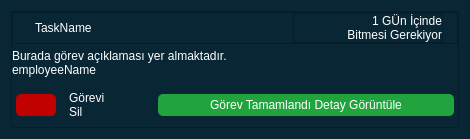
<?xml version="1.0" encoding="UTF-8"?>
<ui version="4.0">
 <class>DoneWidget</class>
 <widget class="QWidget" name="DoneWidget">
  <property name="geometry">
   <rect>
    <x>0</x>
    <y>0</y>
    <width>470</width>
    <height>139</height>
   </rect>
  </property>
  <property name="maximumSize">
   <size>
    <width>742</width>
    <height>140</height>
   </size>
  </property>
  <property name="windowTitle">
   <string>Form</string>
  </property>
  <property name="styleSheet">
   <string notr="true">*{
background-color: rgb(9, 38, 53);
	font: 22pt &quot;Montserrat&quot;;
}
#TaskWill{
background-color: rgb(9, 38, 53);
border : 2px outset rgb(16, 16, 16);
}</string>
  </property>
  <layout class="QHBoxLayout" name="horizontalLayout">
   <item>
    <widget class="QFrame" name="main_frame">
     <property name="styleSheet">
      <string notr="true">QFrame#main_frame{
background-color: rgb(9, 38, 53);
border-raius : 5px;

}
*{
color: rgb(255, 255, 255);
font: 600 8pt &quot;Montserrat&quot;;
}</string>
     </property>
     <property name="frameShape">
      <enum>QFrame::StyledPanel</enum>
     </property>
     <property name="frameShadow">
      <enum>QFrame::Raised</enum>
     </property>
     <layout class="QVBoxLayout" name="verticalLayout">
      <property name="spacing">
       <number>0</number>
      </property>
      <property name="leftMargin">
       <number>0</number>
      </property>
      <property name="topMargin">
       <number>0</number>
      </property>
      <property name="rightMargin">
       <number>0</number>
      </property>
      <property name="bottomMargin">
       <number>0</number>
      </property>
      <item alignment="Qt::AlignTop">
       <widget class="QFrame" name="header_frame">
        <property name="sizePolicy">
         <sizepolicy hsizetype="Preferred" vsizetype="Maximum">
          <horstretch>0</horstretch>
          <verstretch>0</verstretch>
         </sizepolicy>
        </property>
        <property name="frameShape">
         <enum>QFrame::StyledPanel</enum>
        </property>
        <property name="frameShadow">
         <enum>QFrame::Raised</enum>
        </property>
        <layout class="QHBoxLayout" name="horizontalLayout_2">
         <property name="spacing">
          <number>7</number>
         </property>
         <property name="leftMargin">
          <number>0</number>
         </property>
         <property name="topMargin">
          <number>0</number>
         </property>
         <property name="rightMargin">
          <number>0</number>
         </property>
         <property name="bottomMargin">
          <number>0</number>
         </property>
         <item>
          <widget class="QLabel" name="pointer_label">
           <property name="minimumSize">
            <size>
             <width>15</width>
             <height>15</height>
            </size>
           </property>
           <property name="maximumSize">
            <size>
             <width>15</width>
             <height>15</height>
            </size>
           </property>
           <property name="text">
            <string/>
           </property>
           <property name="pixmap">
            <pixmap resource="../assets/image.qrc">:/icons/icons/Ellipse 5.png</pixmap>
           </property>
           <property name="scaledContents">
            <bool>true</bool>
           </property>
          </widget>
         </item>
         <item>
          <widget class="QLabel" name="taskname_label">
           <property name="styleSheet">
            <string notr="true">	font: 600 10pt&quot;Montserrat&quot;;</string>
           </property>
           <property name="text">
            <string>TaskName</string>
           </property>
          </widget>
         </item>
         <item>
          <widget class="QFrame" name="header_right_frame">
           <property name="maximumSize">
            <size>
             <width>150</width>
             <height>16777215</height>
            </size>
           </property>
           <property name="styleSheet">
            <string notr="true"/>
           </property>
           <property name="frameShape">
            <enum>QFrame::StyledPanel</enum>
           </property>
           <property name="frameShadow">
            <enum>QFrame::Raised</enum>
           </property>
           <layout class="QVBoxLayout" name="verticalLayout_2">
            <property name="spacing">
             <number>0</number>
            </property>
            <property name="leftMargin">
             <number>0</number>
            </property>
            <property name="topMargin">
             <number>0</number>
            </property>
            <property name="rightMargin">
             <number>0</number>
            </property>
            <property name="bottomMargin">
             <number>0</number>
            </property>
            <item alignment="Qt::AlignRight">
             <widget class="QLabel" name="last_day_result_label">
              <property name="sizePolicy">
               <sizepolicy hsizetype="Maximum" vsizetype="Preferred">
                <horstretch>0</horstretch>
                <verstretch>0</verstretch>
               </sizepolicy>
              </property>
              <property name="text">
               <string>1 GÜn İçinde</string>
              </property>
              <property name="alignment">
               <set>Qt::AlignRight|Qt::AlignTrailing|Qt::AlignVCenter</set>
              </property>
             </widget>
            </item>
            <item alignment="Qt::AlignRight">
             <widget class="QLabel" name="text_label">
              <property name="sizePolicy">
               <sizepolicy hsizetype="Maximum" vsizetype="Maximum">
                <horstretch>0</horstretch>
                <verstretch>0</verstretch>
               </sizepolicy>
              </property>
              <property name="styleSheet">
               <string notr="true">font: 9pt &quot;Montserrat&quot;;</string>
              </property>
              <property name="text">
               <string>Bitmesi Gerekiyor</string>
              </property>
              <property name="alignment">
               <set>Qt::AlignRight|Qt::AlignTrailing|Qt::AlignVCenter</set>
              </property>
             </widget>
            </item>
           </layout>
          </widget>
         </item>
         <item>
          <widget class="QLabel" name="label">
           <property name="sizePolicy">
            <sizepolicy hsizetype="Maximum" vsizetype="Expanding">
             <horstretch>0</horstretch>
             <verstretch>0</verstretch>
            </sizepolicy>
           </property>
           <property name="minimumSize">
            <size>
             <width>0</width>
             <height>0</height>
            </size>
           </property>
           <property name="text">
            <string/>
           </property>
           <property name="pixmap">
            <pixmap resource="../assets/image.qrc">:/icons/icons/yellow_set.png</pixmap>
           </property>
          </widget>
         </item>
        </layout>
       </widget>
      </item>
      <item>
       <widget class="QLabel" name="describe_label">
        <property name="sizePolicy">
         <sizepolicy hsizetype="Preferred" vsizetype="Maximum">
          <horstretch>0</horstretch>
          <verstretch>0</verstretch>
         </sizepolicy>
        </property>
        <property name="text">
         <string>Burada görev açıklaması yer almaktadır.</string>
        </property>
       </widget>
      </item>
      <item>
       <widget class="QLabel" name="employee_label">
        <property name="sizePolicy">
         <sizepolicy hsizetype="Preferred" vsizetype="Maximum">
          <horstretch>0</horstretch>
          <verstretch>0</verstretch>
         </sizepolicy>
        </property>
        <property name="text">
         <string>employeeName</string>
        </property>
       </widget>
      </item>
      <item>
       <widget class="QFrame" name="footer_frame">
        <property name="sizePolicy">
         <sizepolicy hsizetype="Preferred" vsizetype="Maximum">
          <horstretch>0</horstretch>
          <verstretch>0</verstretch>
         </sizepolicy>
        </property>
        <property name="styleSheet">
         <string notr="true">border:none ;
padding : 4px;</string>
        </property>
        <property name="frameShape">
         <enum>QFrame::StyledPanel</enum>
        </property>
        <property name="frameShadow">
         <enum>QFrame::Raised</enum>
        </property>
        <layout class="QHBoxLayout" name="horizontalLayout_4">
         <property name="leftMargin">
          <number>0</number>
         </property>
         <property name="topMargin">
          <number>6</number>
         </property>
         <property name="rightMargin">
          <number>0</number>
         </property>
         <property name="bottomMargin">
          <number>0</number>
         </property>
         <item>
          <widget class="QPushButton" name="delete_btn">
           <property name="sizePolicy">
            <sizepolicy hsizetype="Maximum" vsizetype="Fixed">
             <horstretch>0</horstretch>
             <verstretch>0</verstretch>
            </sizepolicy>
           </property>
           <property name="styleSheet">
            <string notr="true">*{
background-color: rgb(193, 0, 0);
border-radius : 5px;
}
:hover{
background-color: rgb(135, 0, 0);
}</string>
           </property>
           <property name="text">
            <string/>
           </property>
           <property name="icon">
            <iconset resource="../assets/image.qrc">
             <normaloff>:/icons/icons/garbage.png</normaloff>:/icons/icons/garbage.png</iconset>
           </property>
           <property name="iconSize">
            <size>
             <width>20</width>
             <height>20</height>
            </size>
           </property>
          </widget>
         </item>
         <item>
          <widget class="QLabel" name="text_label_2">
           <property name="maximumSize">
            <size>
             <width>90</width>
             <height>16777215</height>
            </size>
           </property>
           <property name="text">
            <string>Görevi
Sil</string>
           </property>
          </widget>
         </item>
         <item>
          <widget class="QPushButton" name="show_btn">
           <property name="styleSheet">
            <string notr="true">*{
background-color: rgb(33, 164, 62);
border-radius : 5px;
}
:hover{
background-color: rgb(22, 113, 42);
}</string>
           </property>
           <property name="text">
            <string>Görev Tamamlandı Detay Görüntüle</string>
           </property>
          </widget>
         </item>
        </layout>
       </widget>
      </item>
     </layout>
    </widget>
   </item>
  </layout>
 </widget>
 <resources>
  <include location="../assets/image.qrc"/>
 </resources>
 <connections/>
</ui>
